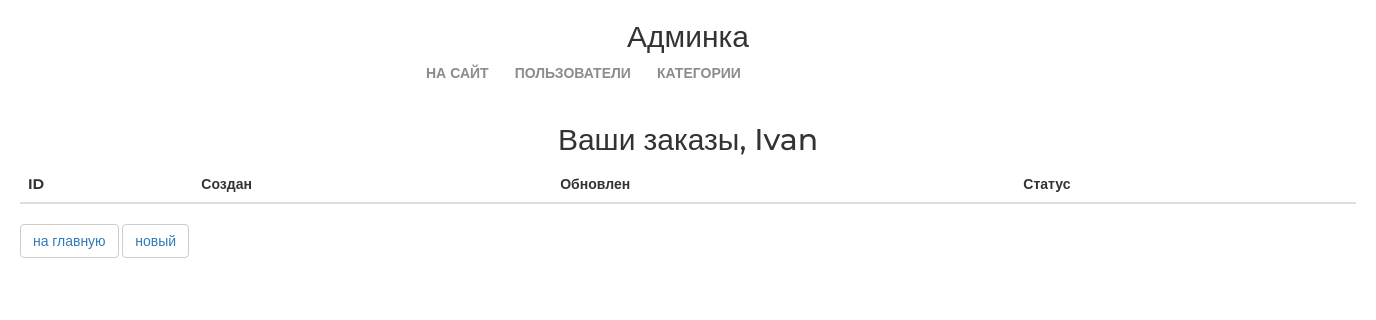
Page /orders/ (signed in) on the earlier database version.
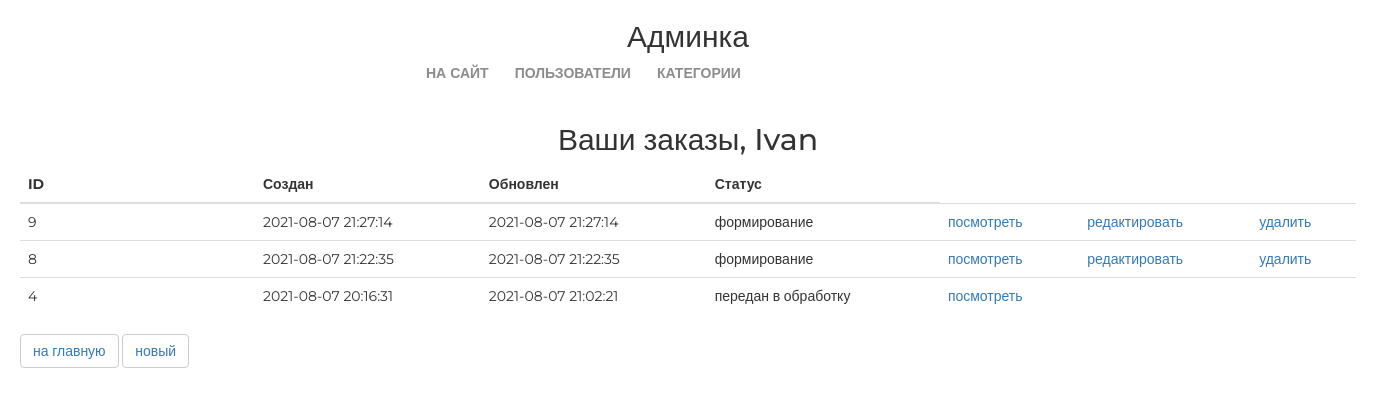
Same page on the later database version.
### ordersapp/models.py (models this page shows, shortened)
class Order(models.Model):
    FORMING = 'FM'
    SENT_TO_PROCEED = 'STP'
    DELIVERY = 'DLV'
    DONE = 'DN'
    CANCELED = 'CNC'
    STATUSES = (
        (FORMING, 'формирование'),
        (SENT_TO_PROCEED, 'передан в обработку'),
        (DELIVERY, 'передан курьеру'),
        (DONE, 'выдан'),
        (CANCELED, 'отменен'),
    )
    user = models.ForeignKey(settings.AUTH_USER_MODEL, on_delete=models.CASCADE)
    status = models.CharField(choices=STATUSES, default=FORMING, max_length=3)
    is_active = models.BooleanField(default=True)
    created = models.DateTimeField(auto_now_add=True)
    updated = models.DateTimeField(auto_now=True)
    class Meta:
        ordering = ('-created',)
        verbose_name = 'заказ'
        verbose_name_plural = 'заказы'

### ordersapp/views.py (the view)
# urls.py: path('', views.OrderList.as_view(), name='orders_list'),
class OrderList(ListView):
    model = Order
    def get_queryset(self):
        return Order.objects.filter(user=self.request.user)

### basketapp/models.py (called while the page is built)
    @staticmethod
    def get_items(user):
        return Basket.objects.filter(user=user).order_by('product__category')

### mainapp/context_processors.py (called while the page is built)
def basket(request):
    basket_list = []
    if request.user.is_authenticated:
        basket_list = Basket.get_items(user=request.user)
    return {
        'basket': basket_list
    }

### ordersapp/templates/ordersapp/order_list.html
{% extends 'ordersapp/base.html' %}
{% load static %}
{% block content %}
   <div class="h2 text-center head">
       Ваши заказы,
       {% if user.first_name %}
           {{ user.first_name|title}}
       {% else %}
           Пользователь
       {% endif %}
   </div>
   <table class="table orders_list">
       <thead>
         <tr>
           <th>ID</th>
           <th>Создан</th>
           <th>Обновлен</th>
           <th>Статус</th>
         </tr>
       </thead>
       <tbody>
           {% for item in object_list %}
                {% if item.is_active %}
               <tr>
                   <td class="td1 orders_list">{{ item.pk }}</td>
                   <td>{{ item.created|date:"Y-m-d H:i:s" }}</td>
                   <td>{{ item.updated|date:"Y-m-d H:i:s" }}</td>
                   <td>{{ item.get_status_display }}</td>
                   <td>
                       <a href="{% url 'ordersapp:order_read' item.pk %}">
                           посмотреть
                       </a>
                   </td>
                   <td>
                       {% if item.status == 'FM' %}
                         <a href="{% url 'ordersapp:order_update' item.pk %}">
                           редактировать
                         </a>
                       {% endif %}
                   </td>
                   <td>
                       {% if item.status == 'FM' %}
                         <a href="{% url 'ordersapp:order_delete' item.pk %}">
                             удалить
                         </a>
                       {% endif %}
                   </td>
               </tr>
                {% endif %}
           {% endfor %}
       </tbody>
   </table>
   <button class="btn btn-default btn-round">
       <a href="{% url 'main' %}">
           на главную
       </a>
   </button>
   <button class="btn btn-default btn-round">
       <a href="{% url 'ordersapp:order_create' %}">
           новый
       </a>
   </button>
{% endblock %}

Differences in the rows shown:
added Order: pk "9", created "2021-08-07 21:27:14", updated "2021-08-07 21:27:14", status "формирование", shows "редактировать", shows "удалить"
added Order: pk "8", created "2021-08-07 21:22:35", updated "2021-08-07 21:22:35", status "формирование", shows "редактировать", shows "удалить"
added Order: pk "4", created "2021-08-07 20:16:31", updated "2021-08-07 21:02:21", status "передан в обработку"
